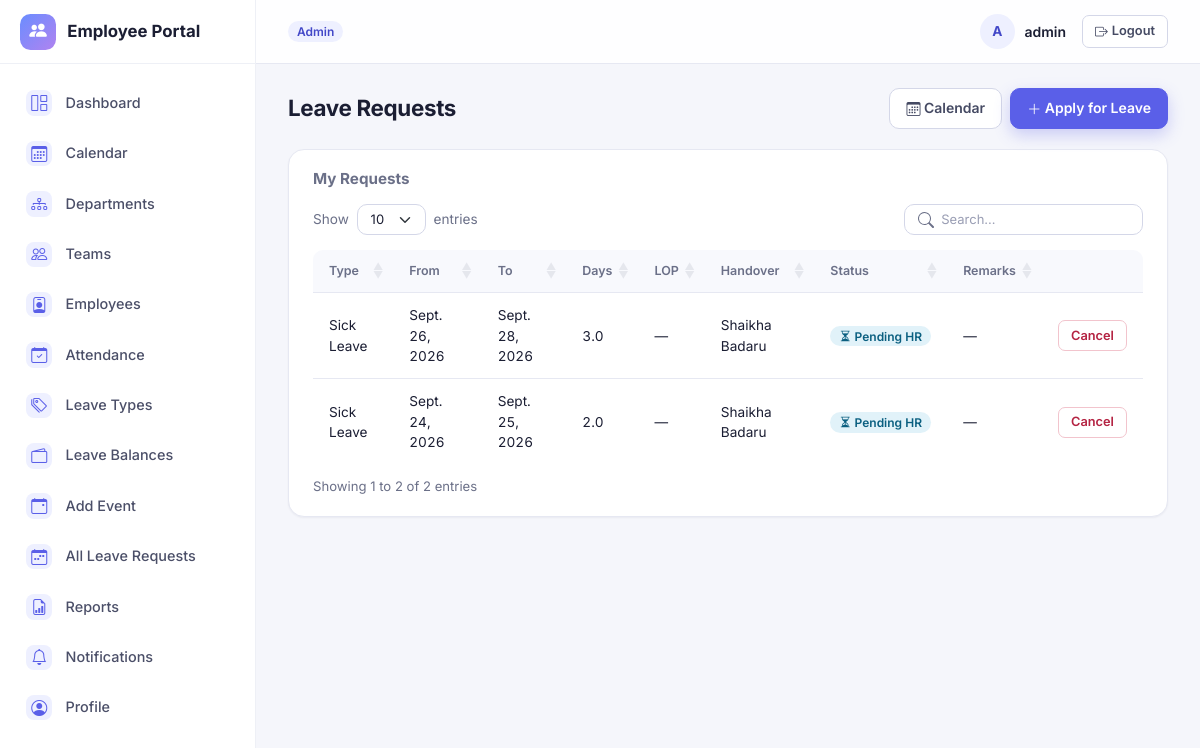
/leave/my/ (signed in), run on the app's committed database.
### accounts/models.py (models this page shows, shortened)
class User(AbstractUser):
    class Role(models.TextChoices):
        ADMIN = 'ADMIN', 'Admin'
        HR = 'HR', 'HR'
        TEAM_LEAD = 'TEAM_LEAD', 'Team Lead'
        EMPLOYEE = 'EMPLOYEE', 'Employee'
    role = models.CharField(max_length=20, choices=Role.choices, default=Role.EMPLOYEE)
    phone = models.CharField(max_length=20, blank=True)
    address = models.TextField(blank=True)
    emergency_contact = models.CharField(max_length=100, blank=True)
    profile_image = models.ImageField(upload_to='profile_images/', blank=True, null=True)
    def is_team_lead(self):
        return self.role == self.Role.TEAM_LEAD
    def can_manage_employees(self):
        return self.role in (self.Role.ADMIN, self.Role.HR)

### employeeApp/models/leave.py (models this page shows, shortened)
class LeaveRequest(models.Model):
    class Status(models.TextChoices):
        PENDING = 'PENDING', 'Pending Team Lead'
        PENDING_HR = 'PENDING_HR', 'Pending HR'
        APPROVED = 'APPROVED', 'Approved'
        REJECTED = 'REJECTED', 'Rejected'
        CANCELLED = 'CANCELLED', 'Cancelled'
    employee = models.ForeignKey(Employee, on_delete=models.CASCADE, related_name='leave_requests')
    leave_type = models.ForeignKey(LeaveType, on_delete=models.CASCADE, related_name='requests')
    from_date = models.DateField()
    to_date = models.DateField()
    is_half_day = models.BooleanField(default=False)
    number_of_days = models.DecimalField(max_digits=5, decimal_places=1, editable=False, default=0)
    lop_days = models.DecimalField(
        max_digits=5, decimal_places=1, editable=False, default=0,
        help_text="Portion of number_of_days that exceeds the available balance and is treated as Loss of Pay."
    )
    handover_employee = models.ForeignKey(
        Employee, on_delete=models.SET_NULL, null=True, blank=True, related_name='handovers'
    )
    reason = models.TextField()
    status = models.CharField(max_length=10, choices=Status.choices, default=Status.PENDING)
    team_lead_remarks = models.TextField(blank=True)
    decided_by = models.ForeignKey(
        settings.AUTH_USER_MODEL, on_delete=models.SET_NULL, null=True, blank=True, related_name='leave_decisions'
    )
    decided_at = models.DateTimeField(null=True, blank=True)
    hr_remarks = models.TextField(blank=True)
    hr_decided_by = models.ForeignKey(
        settings.AUTH_USER_MODEL, on_delete=models.SET_NULL, null=True, blank=True, related_name='leave_hr_decisions'
    )
    hr_decided_at = models.DateTimeField(null=True, blank=True)
    created_at = models.DateTimeField(auto_now_add=True)
    class Meta:
        ordering = ['-created_at']
    def is_pending(self):
        return self.status in (self.Status.PENDING, self.Status.PENDING_HR)

class LeaveType(models.Model):
    name = models.CharField(max_length=50, unique=True)
    default_yearly_allocation = models.PositiveIntegerField(default=0)
    is_active = models.BooleanField(default=True)
    class Meta:
        ordering = ['name']
    def __str__(self):
        return self.name

### employeeApp/models/employees.py (models this page shows, shortened)
class Employee(models.Model):
    class EmploymentStatus(models.TextChoices):
        ACTIVE='ACTIVE','Active'
        INACTIVE='INACTIVE','Inactive'
    user=models.OneToOneField(settings.AUTH_USER_MODEL, on_delete=models.CASCADE, related_name='employee_profile')
    employee_id=models.CharField(max_length=20, unique=True)
    full_name=models.CharField(max_length=150)
    email=models.EmailField(unique=True)
    phone=models.CharField(max_length=20, blank=True)
    date_of_joining=models.DateField()
    designation=models.CharField(max_length=100)
    team=models.ForeignKey(Team, on_delete=models.SET_NULL,null=True,blank=True,related_name='employees')
    reporting_team_lead=models.ForeignKey(
        settings.AUTH_USER_MODEL,on_delete=models.SET_NULL, null=True, blank=True,
        related_name='direct_reports', limit_choices_to={'role': 'TEAM_LEAD'}
    )
    employment_status=models.CharField(max_length=10,choices=EmploymentStatus.choices,default=EmploymentStatus.ACTIVE)
    created_at=models.DateTimeField(auto_now_add=True)
    class Meta:
        ordering=['full_name']
    def __str__(self):
        return f"{self.employee_id} - {self.full_name}"

### employeeApp/views/leave.py (the view)
# urls.py: path('leave/my/', views.my_leave_requests, name='my_leave_requests'),
@login_required
def my_leave_requests(request):
    employee = require_own_employee(request)
    if employee is None:
        return redirect('accounts:redirect_dashboard')
    requests_qs = LeaveRequest.objects.filter(employee=employee).select_related('leave_type')
    balances = LeaveBalance.objects.filter(employee=employee, year=timezone.now().year).select_related('leave_type')
    paginator = Paginator(requests_qs, 15)
    page_obj = paginator.get_page(request.GET.get('page'))
    leave_form = LeaveRequestForm(employee=employee)
    balance_map = {str(b.leave_type_id): float(b.remaining) for b in balances}
    return render(request, 'employeeApp/my_leave_requests.html', {
        'page_obj': page_obj,
        'leave_form': leave_form, 'balance_map_json': json.dumps(balance_map),
    })

### employeeApp/context_processors.py (called while the page is built)
def unread_notifications(request):
    if request.user.is_authenticated:
        qs = Notification.objects.filter(user=request.user, is_read=False)
        return {
            'unread_notification_count': qs.count(),
            'recent_notifications': qs[:5],
        }
    return {'unread_notification_count': 0, 'recent_notifications': []}

### employeeApp/models/leave.py (called while the page is built)
    @property
    def remaining(self):
        return self.allocated - self.used

### employeeApp/utils.py (called while the page is built)
def get_own_employee(request):
    try:
        return request.user.employee_profile
    except Employee.DoesNotExist:
        return None

def require_own_employee(request):
    employee = get_own_employee(request)
    if employee is None:
        messages.error(
            request,
            "Your account isn't linked to an employee profile yet. "
            "Ask your Admin/HR to create one and link it to your user account."
        )
    return employee

### employeeApp/templates/employeeApp/my_leave_requests.html (shortened to what this page needs)
{% extends "base.html" %}
{% block content %}
<div class="page-header">
    <h1>Leave Requests</h1>
    <div class="d-flex gap-2">
        <a href="{% url 'employeeApp:calendar_view' %}" class="btn btn-outline-secondary"><i class="bi bi-calendar3"></i> Calendar</a>
        <button type="button" class="btn btn-primary" data-bs-toggle="modal" data-bs-target="#applyLeaveModal">
            <i class="bi bi-plus-lg"></i> Apply for Leave
        </button>
    </div>
</div>
<div class="table-card">
    <h6 class="text-muted mb-3">My Requests</h6>
    <table class="table table-hover align-middle dt-table">
        <thead><tr><th>Type</th><th>From</th><th>To</th><th>Days</th><th>LOP</th><th>Handover</th><th>Status</th><th>Remarks</th><th class="no-sort"></th></tr></thead>
        <tbody>
        {% for r in page_obj %}
            <tr>
                <td>{{ r.leave_type.name }}{% if r.is_half_day %} <span class="text-muted small">(Half Day)</span>{% endif %}</td>
                <td>{{ r.from_date }}</td>
                <td>{{ r.to_date }}</td>
                <td>{{ r.number_of_days }}</td>
                <td>{% if r.lop_days %}<span class="badge bg-danger">{{ r.lop_days }}</span>{% else %}—{% endif %}</td>
                <td>{{ r.handover_employee.full_name|default:"—" }}</td>
                <td>{% include "employeeApp/_leave_status_badge.html" %}</td>
                <td>{{ r.hr_remarks|default:r.team_lead_remarks|default:"—" }}</td>
                <td>
                    {% if r.is_pending or r.status == "APPROVED" %}
                    <a href="{% url 'employeeApp:cancel_leave' r.pk %}" class="btn btn-sm btn-outline-danger" onclick="return confirm('Cancel this leave request?');">Cancel</a>
                    {% endif %}
                </td>
            </tr>
        {% empty %}
            <tr><td colspan="9" class="text-muted text-center py-4">You haven't applied for leave yet.</td></tr>
        {% endfor %}
        </tbody>
    </table>
</div>
{% endblock %}

### employeeApp/templates/base.html (shortened to what this page needs)
{% load static %}
<!DOCTYPE html>
<html lang="en">
<head>
    <link href="https://cdn.jsdelivr.net/npm/bootstrap@5.3.3/dist/css/bootstrap.min.css" rel="stylesheet">
    <link rel="stylesheet" href="https://cdn.jsdelivr.net/npm/bootstrap-icons@1.11.3/font/bootstrap-icons.css">
    <link rel="stylesheet" href="https://cdn.jsdelivr.net/npm/datatables.net-bs5@1.13.11/css/dataTables.bootstrap5.min.css">
    <link rel="stylesheet" href="https://cdn.jsdelivr.net/npm/datatables.net-responsive-bs5@2.5.1/css/responsive.bootstrap5.min.css">
    <link rel="stylesheet" href="{% static 'employeeApp/style.css' %}">
</head>
<body>
{% if user.is_authenticated %}
<div class="app-shell">
    <aside class="sidebar" id="app-sidebar" aria-label="Main navigation">
        <div class="sidebar-brand">
            <span class="brand-mark"><i class="bi bi-people-fill"></i></span>
            <span>Employee Portal</span>
        </div>
        <nav class="sidebar-nav">
            <a href="{% url 'accounts:redirect_dashboard' %}" class="nav-link {% if 'dashboard' in request.path %}active{% endif %}">
                <i class="bi bi-grid-1x2"></i> Dashboard
            </a>
            <a href="{% url 'employeeApp:calendar_view' %}" class="nav-link {% if 'calendar' in request.path %}active{% endif %}">
                <i class="bi bi-calendar3"></i> Calendar
            </a>
            {% if user.can_manage_employees %}
            <a href="{% url 'employeeApp:department_list' %}" class="nav-link {% if 'departments' in request.path %}active{% endif %}">
                <i class="bi bi-diagram-3"></i> Departments
            </a>
            <a href="{% url 'employeeApp:team_list' %}" class="nav-link {% if 'teams' in request.path %}active{% endif %}">
                <i class="bi bi-people"></i> Teams
            </a>
            {% endif %}
            <a href="{% url 'employeeApp:employee_list' %}" class="nav-link {% if 'employees' in request.path %}active{% endif %}">
                <i class="bi bi-person-badge"></i> Employees
            </a>
            <a href="{% if user.is_team_lead or user.can_manage_employees %}{% url 'employeeApp:attendance_list' %}{% else %}{% url 'employeeApp:my_attendance' %}{% endif %}" class="nav-link ">
                <i class="bi bi-calendar-check"></i> Attendance
            </a>
            {% if user.can_manage_employees %}
            <a href="{% url 'employeeApp:leave_type_list' %}" class="nav-link {% if 'leave-types' in request.path %}active{% endif %}">
                <i class="bi bi-tags"></i> Leave Types
            </a>
            <a href="{% url 'employeeApp:leave_balance_list' %}" class="nav-link {% if 'leave-balances' in request.path %}active{% endif %}">
                <i class="bi bi-wallet2"></i> Leave Balances
            </a>
            <a href="{% url 'employeeApp:calendar_event_list' %}" class="nav-link {% if 'calendar-events' in request.path %}active{% endif %}">
                <i class="bi bi-calendar-event"></i> Add Event
            </a>
            <a href="{% url 'employeeApp:all_leave_requests' %}" class="nav-link {% if 'leave/all' in request.path %}active{% endif %}">
                <i class="bi bi-calendar-week"></i> All Leave Requests
            </a>
            {% elif user.is_team_lead %}
            <a href="{% url 'employeeApp:team_leave_requests' %}" class="nav-link {% if 'leave/team' in request.path %}active{% endif %}">
                <i class="bi bi-calendar-week"></i> Team Leave Requests
            </a>
            {% endif %}
            <a href="{% url 'employeeApp:attendance_report' %}" class="nav-link {% if 'reports' in request.path %}active{% endif %}">
                <i class="bi bi-file-earmark-bar-graph"></i> Reports
            </a>
            <a href="{% url 'employeeApp:notification_list' %}" class="nav-link {% if 'notifications' in request.path %}active{% endif %}">
                <i class="bi bi-bell"></i> Notifications
            </a>
            <a href="{% url 'accounts:profile' %}" class="nav-link {% if 'profile' in request.path or 'password-change' in request.path %}active{% endif %}">
                <i class="bi bi-person-circle"></i> Profile
            </a>
        </nav>
    </aside>
    <div class="main-col">
        <header class="topbar">
            <div class="topbar-role">
                <span class="badge role-badge">{{ user.get_role_display }}</span>
            </div>
            <div class="topbar-user">
                <div class="user-chip">
                    <span class="avatar">{% if user.profile_image %}<img src="{{ user.profile_image.url }}" alt="">{% else %}{{ user.get_full_name|default:user.username|slice:":1"|upper }}{% endif %}</span>
                    <span class="user-name">{{ user.get_full_name|default:user.username }}</span>
                </div>
                <a href="{% url 'accounts:logout' %}" class="btn btn-sm btn-outline-secondary btn-logout" aria-label="Log out"><i class="bi bi-box-arrow-right"></i><span class="d-none d-sm-inline ms-1">Logout</span></a>
            </div>
        </header>
        <main class="content">
            {% block content %}{% endblock %}
        </main>
    </div>
</div>
{% endif %}
</body>
</html>

### employeeApp/templates/employeeApp/_leave_status_badge.html
{% if r.status == "APPROVED" %}<span class="badge bg-success"><i class="bi bi-check-circle"></i> Approved</span>
{% elif r.status == "REJECTED" %}<span class="badge bg-danger"><i class="bi bi-x-circle"></i> Rejected</span>
{% elif r.status == "CANCELLED" %}<span class="badge bg-secondary"><i class="bi bi-slash-circle"></i> Cancelled</span>
{% elif r.status == "PENDING_HR" %}<span class="badge bg-info"><i class="bi bi-hourglass-split"></i> Pending HR</span>
{% else %}<span class="badge bg-warning text-dark"><i class="bi bi-hourglass-split"></i> Pending Team Lead</span>{% endif %}

### data on the page
User: role "Admin", get_full_name "A", get_full_name "admin"
LeaveRequest: leave_type.name "Sick Leave", from_date "Sept. 26, 2026", to_date "Sept. 28, 2026", number_of_days "3.0", handover_employee.full_name "Shaikha Badaru", status "PENDING_HR" (drawn), hr_remarks "—"
LeaveRequest: leave_type.name "Sick Leave", from_date "Sept. 24, 2026", to_date "Sept. 25, 2026", number_of_days "2.0", handover_employee.full_name "Shaikha Badaru", status "PENDING_HR" (drawn), hr_remarks "—"
